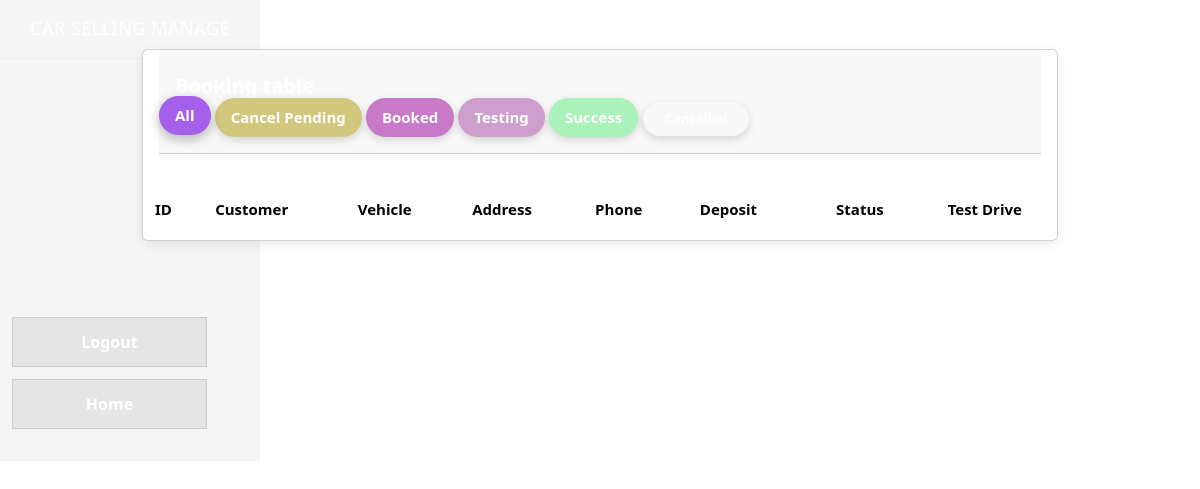
Before: /admin/order.php with the older database file.
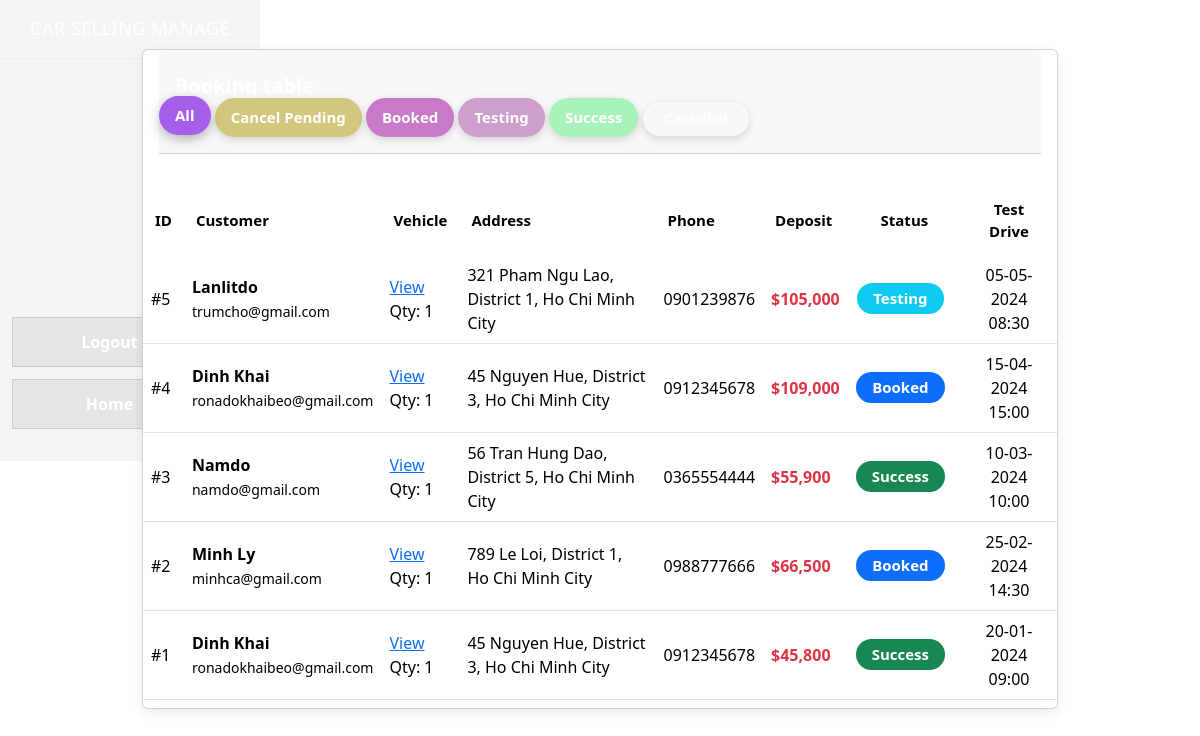
After: the same page with the newer database file.
### tables this page shows
CREATE TABLE orders (
    order_id INT AUTO_INCREMENT PRIMARY KEY,
    customer_id INT NOT NULL, 
    status INT(11) NOT NULL DEFAULT 2, 
    total_amount DECIMAL(15, 2) NOT NULL DEFAULT 0.00,
    deposit DECIMAL(15, 2) DEFAULT 0.00,
    shipping_name VARCHAR(255),
    shipping_phone VARCHAR(20),
    shipping_address TEXT,
    test_drive_date DATE,
    test_drive_time TIME,
    showroom VARCHAR(50),
    created_at timestamp NOT NULL DEFAULT current_timestamp(), 
    CONSTRAINT fk_orders_customer FOREIGN KEY (customer_id) REFERENCES customer(customer_id)
);

CREATE TABLE customer (
    customer_id INT AUTO_INCREMENT PRIMARY KEY,
    name VARCHAR(255) NOT NULL,
    age INT, 
    phone_number VARCHAR(20),
    email VARCHAR(255),
    dob DATE, 
    username VARCHAR(100) UNIQUE,
    address varchar(191) DEFAULT NULL, 
    password VARCHAR(255),
    role VARCHAR(20) DEFAULT 'user' 
);

### admin/order.php (the view, shortened to what this page needs)
<?php
include("dbconn.php");
$type = isset($_GET['type']) ? (int)$_GET['type'] : -1;
$sql = "
    SELECT
        o.order_id,
        o.status,
        o.test_drive_date,
        o.test_drive_time,
        o.deposit,
        c.email,
        COALESCE(o.booking_name, c.name) AS display_name,
        COALESCE(o.booking_phone, c.phone_number) AS display_phone,
        COALESCE(o.booking_address, c.address) AS display_address,
        SUM(od.quantity) AS quantity
    FROM orders o
    JOIN customer c ON o.customer_id = c.customer_id
    LEFT JOIN order_detail od ON o.order_id = od.order_id
";
$sql .= " GROUP BY o.order_id ORDER BY o.created_at DESC";
$orders = mysqli_query($link, $sql);
?>
<!DOCTYPE html>
<html lang="en">
<head>
    <link rel="stylesheet" href="bootstrap.min.css">
    <link rel="stylesheet" href="./css/admin_order.css">
</head>
<body>
<div class="layout">
<?php include("header.php"); ?>
<div class="container-fluid">
<div class="row">
<div class="col-12">
<div class="card my-4">
    <div class="card-header p-0 position-relative mt-n4 mx-3 z-index-2">
        <div class="bg-gradient-primary shadow-primary border-radius-lg pt-4 pb-3">
            <h6 class="text-white ps-3">Booking table</h6>
            <a href="order.php" class="filter-btn all <?= $type == -1 ? 'active' : '' ?>">All</a>
            <a href="order.php?type=1" class="filter-btn warning <?= $type == 1 ? 'active' : '' ?>">Cancel Pending</a>
            <a href="order.php?type=2" class="filter-btn primary <?= $type == 2 ? 'active' : '' ?>">Booked</a>
            <a href="order.php?type=3" class="filter-btn info <?= $type == 3 ? 'active' : '' ?>">Testing</a>
            <a href="order.php?type=4" class="filter-btn success <?= $type == 4 ? 'active' : '' ?>">Success</a>
            <a href="order.php?type=5" class="filter-btn danger <?= $type == 5 ? 'active' : '' ?>">Cancelled</a>
        </div>
    </div>
    <div class="card-body px-0 pb-2">
        <div class="table-responsive p-0">
            <table class="table align-items-center mb-0 mt-3">
                <thead>
                <tr>
                    <th>ID</th>
                    <th>Customer</th>
                    <th>Vehicle</th>
                    <th>Address</th>
                    <th>Phone</th>
                    <th>Deposit</th>
                    <th class="text-center">Status</th>
                    <th class="text-center">Test Drive</th>
                </tr>
                </thead>
                <tbody>
                <?php while ($order = mysqli_fetch_assoc($orders)) { ?>
                <tr>
                    <td>#<?= $order['order_id'] ?></td>
                    <td>
                        <b><?= htmlspecialchars($order['display_name']) ?></b><br>
                        <small><?= htmlspecialchars($order['email']) ?></small>
                    </td>
                    <td>
                        <a href="order-detail.php?order_id=<?= $order['order_id'] ?>">View</a><br>
                        Qty: <?= $order['quantity'] ?>
                    </td>
                    <td><?= nl2br(htmlspecialchars($order['display_address'])) ?></td>
                    <td><?= htmlspecialchars($order['display_phone']) ?></td>
                    <td class="text-danger fw-bold">$<?= number_format($order['deposit']) ?></td>
                    <td class="text-center">
                        <?php
                        switch ($order['status']) {
                            case 2:
                                echo '<span class="badge bg-primary">Booked</span>';
                                break;
                            case 3:
                                echo '<span class="badge bg-info">Testing</span>';
                                break;
                            case 4:
                                echo '<span class="badge bg-success">Success</span>';
                                break;
                        }
                        ?>
                    </td>
                    <td class="text-center">
                        <?= $order['test_drive_date']
                            ? date('d-m-Y H:i', strtotime($order['test_drive_date'].' '.$order['test_drive_time']))
                            : '—' ?>
                    </td>
                </tr>
                <?php } ?>
                </tbody>
            </table>
        </div>
    </div>
</div>
</div>
</div>
</div>
</div>
</body>
</html>

### admin/header.php (shortened to what this page needs)
<head>
    <link rel="stylesheet" href="bootstrap.min.css">
    <link rel="stylesheet" href="./css/header1.css">
</head>
<aside class="sidenav" id="sidenav-main">
    <div class="sidenav-header text-center">
        <span class="navbar-brand text-white">CAR SELLING MANAGE</span>
    </div>
    <hr class="horizontal">
    <div class="sidenav-footer text-center">
        <a class="btn bg-gradient-primary text-white w-75" href="../logout.php">Logout</a>
        <a class="btn bg-gradient-secondary text-white w-75 mt-2" href="../base.php">Home</a>
    </div>
</aside>

### admin/css/admin_order.css (style rules this page uses)
.layout { display: flex; width: 100%; }
.container-fluid { margin-left: 320px; padding: 25px; max-width: calc(100% - 260px); width: 80%; }
.card { border-radius: 12px; overflow: hidden; background: #fdfefe; box-shadow: 0 4px 12px rgba(0,0,0,0.08); margin-bottom: 20px; }
.card-header { padding: 15px 20px; background: #85b4e8; color: #fff; border-top-left-radius: 12px; border-top-right-radius: 12px; display: flex; flex-direction: column; align-items: flex-start; gap: 12px; }
.card-header h6 { margin: 0; font-weight: 700; font-size: 20px; }
.filter-btn { padding: 7px 22px; border-radius: 25px; font-size: 13px; font-weight: 600; cursor: pointer; border: none; color: #fff; text-decoration: none; transition: 0.25s ease; display: inline-block; box-shadow: 0 3px 8px rgba(0,0,0,0.15); }
.filter-btn.active { box-shadow: 0 4px 14px rgba(0,0,0,0.25); transform: translateY(-2px); }
.filter-btn.all { border-radius: 25px; padding: 8px 16px; font-size: 15px; background: #a55feb; }
.filter-btn.primary { border-radius: 25px; padding: 8px 16px; font-size: 15px; background: #c87ac9; }
.filter-btn.info { border-radius: 20px; padding: 8px 16px; font-size: 15px; background: #ce9fcc; }
.filter-btn.success { border-radius: 20px; padding: 8px 16px; font-size: 15px; background: #a9f2ba; }
.filter-btn.warning { border-radius: 20px; padding: 8px 16px; font-size: 15px; background: #d2c87d; }
.filter-btn.active { box-shadow: 0 4px 12px rgba(0,0,0,0.28); transform: translateY(-2px); }
.badge { cursor: pointer; padding: 6px 14px; font-size: 14px; font-weight: 500; border-radius: 12px; text-decoration: none; transition: 0.25s; margin-right: 8px; }
.badge.bg-primary { border-radius: 25px; padding: 8px 16px; font-size: 15px; background: #c87ac9; }
.badge.bg-info { border-radius: 20px; padding: 8px 16px; font-size: 15px; background: #ce9fcc; }
.badge.bg-success { border-radius: 20px; padding: 8px 16px; font-size: 15px; background: #a9f2ba; }
.table { margin-top: 10px; border-radius: 8px; overflow: hidden; width: 100%; margin: 0; border-radius: 0; }
.table thead tr { background: #91beea; color: #ffffff; }
.table thead th { padding: 12px; font-size: 15px; font-weight: 600; border-bottom: none; }
.table td, .table th { vertical-align: middle; padding: 12px; }
hr { margin: 15px 0; border-top: 1px solid #ccc; }

### admin/css/header1.css (style rules this page uses)
.sidenav { border-radius: 0; padding-top: 15px; padding-bottom: 20px; background: #f5f5f5; display: flex; flex-direction: column; width: 260px !important; min-width: 260px !important; max-width: 260px !important; flex-shrink: 0; position: fixed; }
.sidenav-header .navbar-brand { font-size: 18px; letter-spacing: 0.5px; text-transform: uppercase; display: flex; justify-content: center; align-items: center; color: #333; }
.sidenav .horizontal { opacity: 0.2; border-color: #ccc !important; }
.sidenav a { text-decoration: none !important; }
.sidenav-footer { margin-top: 230px; }
.sidenav-footer .btn { display: flex; justify-content: center; align-items: center; padding: 12px 16px; margin: 12px; border-radius: 0; color: #333; font-weight: 600; background: #e5e5e5 !important; border: 1px solid #ccc; }

Changed rows visible on the page:
added orders: order_id "5", display_name "Lanlitdo", customer.email "trumcho@gmail.com", quantity "1", display_address "321 Pham Ngu Lao, District 1, Ho Chi Minh City", display_phone "0901239876", deposit "105,000", status "Testing", test_drive_date+test_drive_time "05-05-2024 08:30"
added orders: order_id "4", display_name "Dinh Khai", customer.email "ronadokhaibeo@gmail.com", quantity "1", display_address "45 Nguyen Hue, District 3, Ho Chi Minh City", display_phone "0912345678", deposit "109,000", status "Booked", test_drive_date+test_drive_time "15-04-2024 15:00"
added orders: order_id "3", display_name "Namdo", customer.email "namdo@gmail.com", quantity "1", display_address "56 Tran Hung Dao, District 5, Ho Chi Minh City", display_phone "0365554444", deposit "55,900", status "Success", test_drive_date+test_drive_time "10-03-2024 10:00"
added orders: order_id "2", display_name "Minh Ly", customer.email "minhca@gmail.com", quantity "1", display_address "789 Le Loi, District 1, Ho Chi Minh City", display_phone "0988777666", deposit "66,500", status "Booked", test_drive_date+test_drive_time "25-02-2024 14:30"
added orders: order_id "1", display_name "Dinh Khai", customer.email "ronadokhaibeo@gmail.com", quantity "1", display_address "45 Nguyen Hue, District 3, Ho Chi Minh City", display_phone "0912345678", deposit "45,800", status "Success", test_drive_date+test_drive_time "20-01-2024 09:00"
